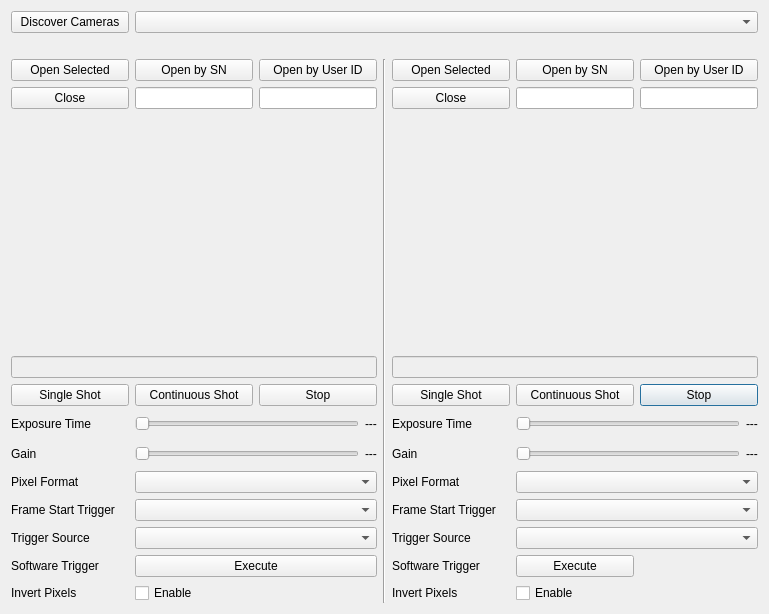
<?xml version="1.0" encoding="UTF-8"?>
<ui version="4.0">
 <class>MainDialog</class>
 <widget class="QDialog" name="MainDialog">
  <property name="geometry">
   <rect>
    <x>0</x>
    <y>0</y>
    <width>769</width>
    <height>614</height>
   </rect>
  </property>
  <property name="windowTitle">
   <string>Pylon GUI MultiCam Sample</string>
  </property>
  <layout class="QGridLayout" name="gridLayout" rowstretch="1,1,1,1,10,1,1,1,1,1,1,1,1,1,0" columnstretch="1,1,1,0,1,1,1">
   <item row="4" column="4" colspan="3">
    <widget class="QWidget" name="image_2" native="true"/>
   </item>
   <item row="3" column="6">
    <widget class="QLineEdit" name="editUserID_2">
     <property name="toolTip">
      <string>Check for a device user ID in the camera list and enter it here. You may need to specify a device user ID in the pylon Viewer first.</string>
     </property>
    </widget>
   </item>
   <item row="7" column="0">
    <widget class="QLabel" name="label">
     <property name="text">
      <string>Exposure Time</string>
     </property>
    </widget>
   </item>
   <item row="0" column="1" colspan="6">
    <widget class="QComboBox" name="cameraList"/>
   </item>
   <item row="11" column="1" colspan="2">
    <widget class="QComboBox" name="triggerSource_1"/>
   </item>
   <item row="3" column="1">
    <widget class="QLineEdit" name="editSN_1">
     <property name="toolTip">
      <string>Check for a camera serial number in the camera list and enter it here.</string>
     </property>
    </widget>
   </item>
   <item row="9" column="0">
    <widget class="QLabel" name="pixelFormatLabel_1">
     <property name="text">
      <string>Pixel Format</string>
     </property>
    </widget>
   </item>
   <item row="1" column="0">
    <spacer name="verticalSpacer">
     <property name="orientation">
      <enum>Qt::Vertical</enum>
     </property>
     <property name="sizeType">
      <enum>QSizePolicy::Fixed</enum>
     </property>
     <property name="sizeHint" stdset="0">
      <size>
       <width>20</width>
       <height>20</height>
      </size>
     </property>
    </spacer>
   </item>
   <item row="6" column="6">
    <widget class="QPushButton" name="stop_2">
     <property name="text">
      <string>Stop</string>
     </property>
    </widget>
   </item>
   <item row="8" column="0">
    <widget class="QLabel" name="label_2">
     <property name="text">
      <string>Gain</string>
     </property>
    </widget>
   </item>
   <item row="8" column="1" colspan="2">
    <layout class="QHBoxLayout" name="horizontalLayout_2">
     <item>
      <widget class="QSlider" name="gain_1">
       <property name="orientation">
        <enum>Qt::Horizontal</enum>
       </property>
      </widget>
     </item>
     <item>
      <widget class="QLabel" name="gainLabel_1">
       <property name="text">
        <string>---</string>
       </property>
      </widget>
     </item>
    </layout>
   </item>
   <item row="3" column="2">
    <widget class="QLineEdit" name="editUserID_1">
     <property name="toolTip">
      <string>Check for a device user ID in the camera list and enter it here. You may need to specify a device user ID in the pylon Viewer first.</string>
     </property>
    </widget>
   </item>
   <item row="3" column="4">
    <widget class="QPushButton" name="close_2">
     <property name="text">
      <string>Close</string>
     </property>
    </widget>
   </item>
   <item row="3" column="5">
    <widget class="QLineEdit" name="editSN_2">
     <property name="toolTip">
      <string>Check for a camera serial number in the camera list and enter it here.</string>
     </property>
    </widget>
   </item>
   <item row="4" column="0" colspan="3">
    <widget class="QWidget" name="image_1" native="true"/>
   </item>
   <item row="2" column="4">
    <widget class="QPushButton" name="openSelected_2">
     <property name="text">
      <string>Open Selected</string>
     </property>
    </widget>
   </item>
   <item row="10" column="0">
    <widget class="QLabel" name="triggerModeLabel_1">
     <property name="text">
      <string>Frame Start Trigger</string>
     </property>
    </widget>
   </item>
   <item row="6" column="0">
    <widget class="QPushButton" name="singleShot_1">
     <property name="text">
      <string>Single Shot</string>
     </property>
    </widget>
   </item>
   <item row="10" column="1" colspan="2">
    <widget class="QComboBox" name="triggerMode_1"/>
   </item>
   <item row="2" column="5">
    <widget class="QPushButton" name="openBySN_2">
     <property name="text">
      <string>Open by SN</string>
     </property>
    </widget>
   </item>
   <item row="12" column="0">
    <widget class="QLabel" name="softwareTriggerLabel_1">
     <property name="text">
      <string>Software Trigger</string>
     </property>
    </widget>
   </item>
   <item row="2" column="6">
    <widget class="QPushButton" name="openByUserID_2">
     <property name="text">
      <string>Open by User ID</string>
     </property>
    </widget>
   </item>
   <item row="5" column="4" colspan="3">
    <widget class="QLineEdit" name="statusbar_2">
     <property name="enabled">
      <bool>false</bool>
     </property>
     <property name="readOnly">
      <bool>true</bool>
     </property>
    </widget>
   </item>
   <item row="2" column="0">
    <widget class="QPushButton" name="openSelected_1">
     <property name="text">
      <string>Open Selected</string>
     </property>
    </widget>
   </item>
   <item row="6" column="1">
    <widget class="QPushButton" name="continuous_1">
     <property name="text">
      <string>Continuous Shot</string>
     </property>
    </widget>
   </item>
   <item row="6" column="2">
    <widget class="QPushButton" name="stop_1">
     <property name="text">
      <string>Stop</string>
     </property>
    </widget>
   </item>
   <item row="9" column="1" colspan="2">
    <widget class="QComboBox" name="pixelFormat_1"/>
   </item>
   <item row="7" column="4">
    <widget class="QLabel" name="label_3">
     <property name="text">
      <string>Exposure Time</string>
     </property>
    </widget>
   </item>
   <item row="0" column="0">
    <widget class="QPushButton" name="scanButton">
     <property name="text">
      <string>Discover Cameras</string>
     </property>
    </widget>
   </item>
   <item row="5" column="0" colspan="3">
    <widget class="QLineEdit" name="statusbar_1">
     <property name="enabled">
      <bool>false</bool>
     </property>
     <property name="readOnly">
      <bool>true</bool>
     </property>
    </widget>
   </item>
   <item row="7" column="5" colspan="2">
    <layout class="QHBoxLayout" name="horizontalLayout_3">
     <item>
      <widget class="QSlider" name="exposure_2">
       <property name="orientation">
        <enum>Qt::Horizontal</enum>
       </property>
      </widget>
     </item>
     <item>
      <widget class="QLabel" name="exposureLabel_2">
       <property name="text">
        <string>---</string>
       </property>
      </widget>
     </item>
    </layout>
   </item>
   <item row="13" column="1" colspan="2">
    <widget class="QCheckBox" name="invertPixel_1">
     <property name="text">
      <string>Enable</string>
     </property>
    </widget>
   </item>
   <item row="6" column="4">
    <widget class="QPushButton" name="singleShot_2">
     <property name="text">
      <string>Single Shot</string>
     </property>
    </widget>
   </item>
   <item row="12" column="1" colspan="2">
    <widget class="QPushButton" name="softwareTrigger_1">
     <property name="text">
      <string>Execute</string>
     </property>
    </widget>
   </item>
   <item row="2" column="1">
    <widget class="QPushButton" name="openBySN_1">
     <property name="text">
      <string>Open by SN</string>
     </property>
    </widget>
   </item>
   <item row="7" column="1" colspan="2">
    <layout class="QHBoxLayout" name="horizontalLayout">
     <item>
      <widget class="QSlider" name="exposure_1">
       <property name="orientation">
        <enum>Qt::Horizontal</enum>
       </property>
      </widget>
     </item>
     <item>
      <widget class="QLabel" name="exposureLabel_1">
       <property name="text">
        <string>---</string>
       </property>
      </widget>
     </item>
    </layout>
   </item>
   <item row="2" column="2">
    <widget class="QPushButton" name="openByUserID_1">
     <property name="text">
      <string>Open by User ID</string>
     </property>
    </widget>
   </item>
   <item row="3" column="0">
    <widget class="QPushButton" name="close_1">
     <property name="text">
      <string>Close</string>
     </property>
    </widget>
   </item>
   <item row="13" column="0">
    <widget class="QLabel" name="invertPixelLabel_1">
     <property name="text">
      <string>Invert Pixels</string>
     </property>
    </widget>
   </item>
   <item row="11" column="0">
    <widget class="QLabel" name="triggerSourceLabel_1">
     <property name="text">
      <string>Trigger Source</string>
     </property>
    </widget>
   </item>
   <item row="6" column="5">
    <widget class="QPushButton" name="continuous_2">
     <property name="text">
      <string>Continuous Shot</string>
     </property>
    </widget>
   </item>
   <item row="8" column="5" colspan="2">
    <layout class="QHBoxLayout" name="horizontalLayout_4">
     <item>
      <widget class="QSlider" name="gain_2">
       <property name="orientation">
        <enum>Qt::Horizontal</enum>
       </property>
      </widget>
     </item>
     <item>
      <widget class="QLabel" name="gainLabel_2">
       <property name="text">
        <string>---</string>
       </property>
      </widget>
     </item>
    </layout>
   </item>
   <item row="9" column="4">
    <widget class="QLabel" name="pixelFormatLabel_2">
     <property name="text">
      <string>Pixel Format</string>
     </property>
    </widget>
   </item>
   <item row="10" column="4">
    <widget class="QLabel" name="triggerModeLabel_2">
     <property name="text">
      <string>Frame Start Trigger</string>
     </property>
    </widget>
   </item>
   <item row="9" column="5" colspan="2">
    <widget class="QComboBox" name="pixelFormat_2"/>
   </item>
   <item row="10" column="5" colspan="2">
    <widget class="QComboBox" name="triggerMode_2"/>
   </item>
   <item row="11" column="5" colspan="2">
    <widget class="QComboBox" name="triggerSource_2"/>
   </item>
   <item row="11" column="4">
    <widget class="QLabel" name="triggerSourceLabel_2">
     <property name="text">
      <string>Trigger Source</string>
     </property>
    </widget>
   </item>
   <item row="12" column="5">
    <widget class="QPushButton" name="softwareTrigger_2">
     <property name="text">
      <string>Execute</string>
     </property>
    </widget>
   </item>
   <item row="12" column="4">
    <widget class="QLabel" name="softwareTriggerLabel_2">
     <property name="text">
      <string>Software Trigger</string>
     </property>
    </widget>
   </item>
   <item row="13" column="4">
    <widget class="QLabel" name="invertPixelLabel_2">
     <property name="text">
      <string>Invert Pixels</string>
     </property>
    </widget>
   </item>
   <item row="13" column="5">
    <widget class="QCheckBox" name="invertPixel_2">
     <property name="text">
      <string>Enable</string>
     </property>
    </widget>
   </item>
   <item row="2" column="3" rowspan="12">
    <widget class="Line" name="line">
     <property name="orientation">
      <enum>Qt::Vertical</enum>
     </property>
    </widget>
   </item>
   <item row="8" column="4">
    <widget class="QLabel" name="label_4">
     <property name="text">
      <string>Gain</string>
     </property>
    </widget>
   </item>
  </layout>
 </widget>
 <resources/>
 <connections/>
</ui>
